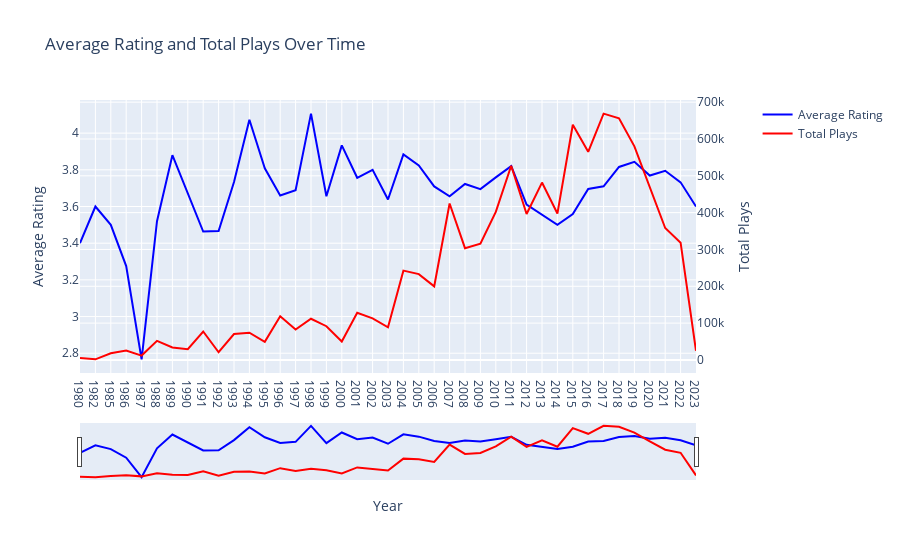

Notebook code cell kept with this figure:
### Markdown cell above
### Plotly: Average Rating vs Total Plays

### Code cell
import pandas as pd
from datetime import datetime
import plotly.graph_objects as go

df = pd.read_csv('../Dataset/games.csv')

df = df[df['Release Date'] != 'releases on TBD']

df['Release Date'] = df['Release Date'].apply(lambda x: datetime.strptime(x, '%b %d, %Y'))
df['Year'] = df['Release Date'].dt.year

def convert_to_int(value):
    if 'K' in value:
        return int(float(value.replace('K', '')) * 1000)
    else:
        return int(value)

df['Plays'] = df['Plays'].apply(convert_to_int)

# Filter data up to 2023
df_filtered = df[df['Year'] <= 2023]

# Group by 'Year' and calculate the average rating and total plays
avg_rating = df_filtered.groupby('Year')['Rating'].mean()
total_plays = df_filtered.groupby('Year')['Plays'].sum()

# Create a figure with two y-axes
fig = go.Figure()

# Add scatter plot for average rating on the left y-axis
fig.add_trace(go.Scatter(x=avg_rating.index, y=avg_rating.values, mode='lines', name='Average Rating', line=dict(color='blue')))

# Add scatter plot for total plays on the right y-axis
fig.add_trace(go.Scatter(x=total_plays.index, y=total_plays.values, mode='lines', name='Total Plays', line=dict(color='red'), yaxis='y2'))

# Update layout with x-axis title and range slider
fig.update_layout(
    xaxis_title='Year',
    title='Average Rating and Total Plays Over Time',
    xaxis=dict(
        rangeslider=dict(
            visible=True,
        ),
        type='category'  # Set x-axis type to category for discrete years
    ),
    yaxis=dict(
        title='Average Rating'
    ),
    yaxis2=dict(
        title='Total Plays',
        overlaying='y',
        side='right'
    ),
    legend=dict(
        x=1.1,  # Move legend to the right (increase x value for more distance)
        y=1.0,  # Keep legend at the top
        bgcolor='rgba(255, 255, 255, 0.5)',  # Set legend background color with transparency
    )
)

fig.show()

fig.write_html("avg_rating_vs_total_plays.html")

### Figure 1 — Plotly figure (JSON) as saved in the notebook; plotly's stock layout.template omitted (floating-point values rounded to 4 significant figures)
{"data": [{"line": {"color": "blue"}, "mode": "lines", "name": "Average Rating", "type": "scatter", "x": [1980, 1982, 1985, 1986, 1987, 1988, 1989, 1990, 1991, 1992, 1993, 1994, 1995, 1996, 1997, 1998, 1999, 2000, 2001, 2002, 2003, 2004, 2005, 2006, 2007, 2008, 2009, 2010, 2011, 2012, 2013, 2014, 2015, 2016, 2017, 2018, 2019, 2020, 2021, 2022, 2023], "y": [3.4, 3.6, 3.5, 3.275, 2.767, 3.52, 3.88, 3.667, 3.464, 3.467, 3.733, 4.073, 3.808, 3.66, 3.689, 4.106, 3.656, 3.933, 3.757, 3.8, 3.638, 3.884, 3.824, 3.709, 3.656, 3.723, 3.695, 3.759, 3.82, 3.61, 3.556, 3.5, 3.559, 3.696, 3.71, 3.816, 3.844, 3.769, 3.795, 3.732, 3.6]}, {"line": {"color": "red"}, "mode": "lines", "name": "Total Plays", "type": "scatter", "x": [1980, 1982, 1985, 1986, 1987, 1988, 1989, 1990, 1991, 1992, 1993, 1994, 1995, 1996, 1997, 1998, 1999, 2000, 2001, 2002, 2003, 2004, 2005, 2006, 2007, 2008, 2009, 2010, 2011, 2012, 2013, 2014, 2015, 2016, 2017, 2018, 2019, 2020, 2021, 2022, 2023], "y": [5200, 1600, 18000, 25700, 11800, 51900, 33900, 29200, 77239, 20847, 70247, 73999, 49219, 118416, 82385, 111897, 91596, 49878, 128317, 112805, 88697, 242500, 233066, 199741, 424815, 303484, 315790, 401980, 527300, 396192, 481653, 397524, 638725, 565317, 668819, 656073, 580061, 466928, 358324, 318354, 24618], "yaxis": "y2"}], "layout": {"legend": {"bgcolor": "rgba(255, 255, 255, 0.5)", "x": 1.1, "y": 1}, "title": {"text": "Average Rating and Total Plays Over Time"}, "xaxis": {"rangeslider": {"visible": true}, "title": {"text": "Year"}, "type": "category"}, "yaxis": {"title": {"text": "Average Rating"}}, "yaxis2": {"overlaying": "y", "side": "right", "title": {"text": "Total Plays"}}}}
